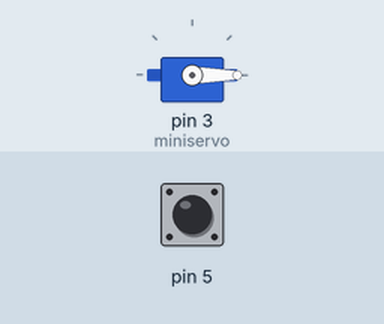
Recording of a sketch running on a simulated Arduino Uno, built with avr-gcc and run on an emulated ATmega328P. On the bench: servo. The test bench sets the inputs (shaded band); at power-on: pin 5 LOW.

Above: at 1.2 s.
1.3 s: pin 5 pulsed HIGH 2 times (0.12 s each, 0.3 s apart)
At 4.53 s:
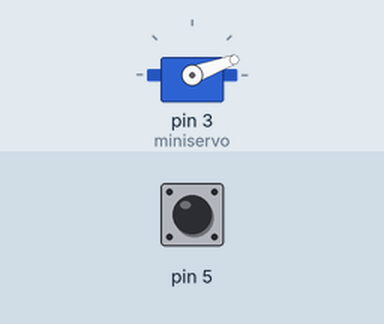
4.9 s: pin 5 driven HIGH
7.9 s: pin 5 driven LOW
At 9.79 s:
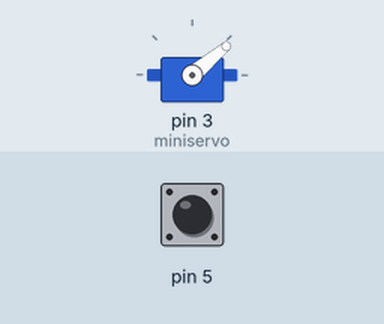
Timing chart, 0 to 25.9 s (numbered marks = the images above; inputs shaded):
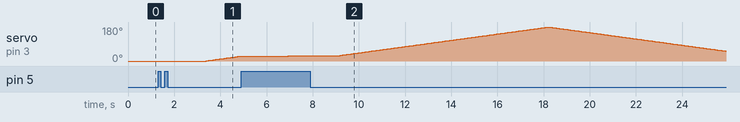

Measured:
- after the input at 1.3 s, servo on pin 3 (miniservo): moves from 0° to 26° over 1.5 s, starting after 2.1 s

The sketch:

surprising_habbi1.ino
```cpp
#include <Servo.h>
Servo miniservo;
int safety = 0;
int position = 0;
int servo_dir = 0;
int button_state = 0;

void setup()
{
  pinMode(5, INPUT);
  miniservo.attach(3, 500, 2500);
}

void loop()
{
  button_state = digitalRead(5);
  if (safety == 0)
  { // if safety is eqaul to 0
    if (button_state == HIGH)
    {
      safety = 1;
      delay(2000);
    }
  }
  else
  { // if safety is equal to 1
    if (button_state == HIGH)
    {
      safety = 0;
      delay(2000);
    }
    if (servo_dir == 0)
    {
      position += 1;
    }
    else
    {
      position -= 1;
    }
  }
  if (position == 0)
  {
    servo_dir = 0;
  }
  else if (position == 180)
  {
    servo_dir = 1;
  }
  miniservo.write(position);
  delay(60);
}
```
